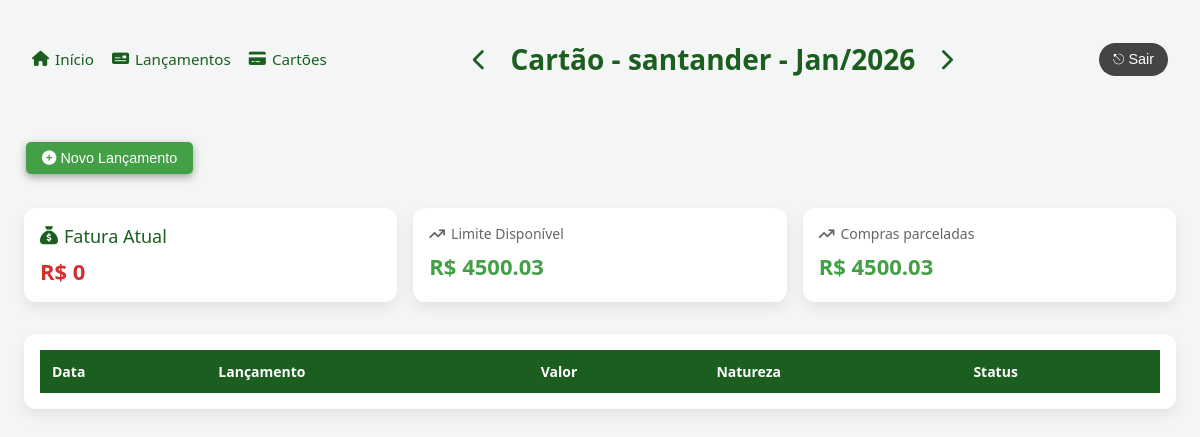
The app's page /cartoes/1/, older data.
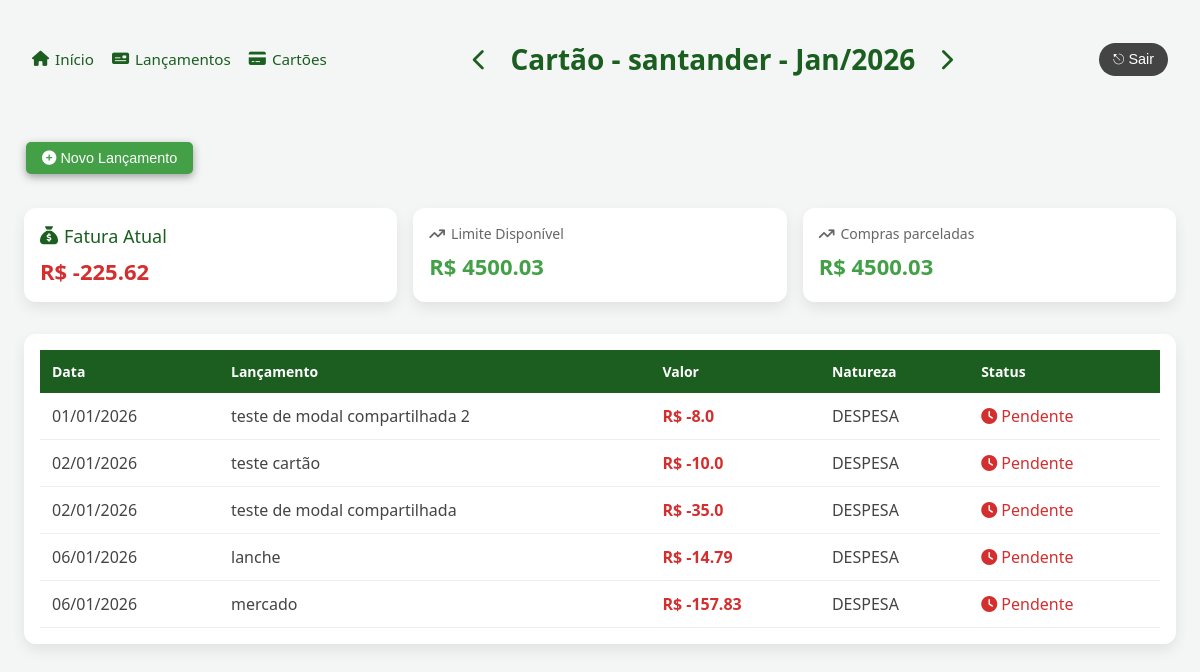
The same page, newer data.
### contas/models/cartao.py (models this page shows, shortened)
class Cartao(models.Model):
    descricao = models.CharField(max_length=70)
    limite = models.FloatField()
    fechamento = models.IntegerField()
    vencimento = models.IntegerField()
    dt_criacao = models.DateTimeField(auto_now=True)
    dt_update = models.DateTimeField(auto_now=True)
    class Meta:
        verbose_name_plural = 'Cartoes'

### contas/models/lancamento.py (models this page shows, shortened)
class Lancamento(models.Model):
    descricao = models.CharField(max_length=70)
    data = models.DateField()
    valor = models.FloatField()
    pago = models.BooleanField(default=False)
    fatura = models.ForeignKey(
        'contas.Fatura',
        on_delete=models.CASCADE, null=True,
        blank=True
        )
    dt_criacao = models.DateTimeField(auto_now=True)
    dt_update = models.DateTimeField(auto_now=True)
    class Natureza(models.TextChoices):
        DESPESA = 'DESPESA', 'Despesa'
        RECEITA = 'RECEITA', 'Receita'
    natureza = models.CharField(
        max_length=10,
        choices=Natureza.choices,
        default=Natureza.DESPESA
    )
    class Meta:
        ordering = ['data']

### contas/views/cartoes.py (the view)
# urls.py: path('cartoes/<int:pk>/', cartoes.show, name='cartao_show_path'),
def show(request, pk):
    hoje = date.today()
    mes = request.GET.get('mes')
    ano = request.GET.get('ano')
    cartao = Cartao.objects.get(pk =pk)
    competencia = competencia_service.obter_ou_criar_competencia(
            mes=int(mes) if mes else hoje.month,
            ano=int(ano) if ano else hoje.year
        )
    fatura = fatura_service.obter_ou_criar_fatura(
        cartao=cartao,
        competencia=competencia
    )
    lancamentos = Lancamento.objects.filter(
        fatura = fatura
    )
    total_fatura = fatura_service.total_fatura(fatura)
    return render(request, 'contas/cartao.html', {
        'cartao': cartao,
        'fatura': fatura,
        'lancamentos': lancamentos,
        'total_fatura': total_fatura,
        'form_action': "cartao_lancamento_create_path",
        'anterior': competencia_service.anterior(mes, ano),
        'proximo': competencia_service.proximo(mes, ano),
        'path': reverse('cartao_show_path', args=[cartao.id]),
        'pk': cartao.id,
        'titulo': f"Cartão - { cartao.descricao } - { competencia.mes_nome() }/{ competencia.ano }",
        'titulo_tem_setas': True
    })

### contas/models/competencia.py (called while the page is built)
    def mes_nome(self):
        MESES = [
            '', 'Jan', 'Fev', 'Mar', 'Abr', 'Mai', 'Jun',
            'Jul', 'Ago', 'Set', 'Out', 'Nov', 'Dez'
        ]
        return MESES[self.mes]

### contas/services/competencia_service.py (called while the page is built)
def obter_ou_criar_competencia(mes=None, ano=None):
    hoje = date.today()
    mes = mes or hoje.month
    ano = ano or hoje.year
    competencia, _ = Competencia.objects.get_or_create(
        mes=mes,
        ano=ano
    )
    return competencia

def anterior(mes, ano):
    atual = obter_ou_criar_competencia(mes, ano)
    if atual.mes == 1:
        novo_mes = 12
        novo_ano = atual.ano - 1
    else:
        novo_mes = atual.mes - 1
        novo_ano = atual.ano
    return {
        "mes": novo_mes,
        "ano": novo_ano
    }

def proximo(mes, ano):
    atual = obter_ou_criar_competencia(mes, ano)
    if atual.mes == 12:
        novo_mes = 1
        novo_ano = atual.ano + 1
    else:
        novo_mes =  atual.mes + 1
        novo_ano = atual.ano
    return {
        "mes": novo_mes,
        "ano": novo_ano
    }

def soma_lancamentos(lancamentos):
    soma = 0
    for l in lancamentos:
        soma += l.valor
    return soma

### contas/services/fatura_service.py (called while the page is built)
def obter_ou_criar_fatura(cartao, competencia):
    fatura, created = Fatura.objects.get_or_create(
        cartao=cartao,
        competencia=competencia
    )
    return fatura

def get_despesas_fatura(fatura):
    lancamentos = lancamento_service.get_despesas_competencia(fatura.competencia)
    lancamentos_fatura = lancamentos.filter(
        fatura = fatura
    )
    return competencia_service.soma_lancamentos(lancamentos_fatura)

def get_receitas_fatura(fatura):
    lancamentos = lancamento_service.get_receitas_competencia(fatura.competencia)
    lancamentos_fatura = lancamentos.filter(
        fatura = fatura
    )
    return competencia_service.soma_lancamentos(lancamentos_fatura)

def total_fatura(fatura):
    return get_receitas_fatura(fatura) - get_despesas_fatura(fatura)

### contas/services/lancamento_service.py (called while the page is built)
def get_lancamentos(competencia):
    return Lancamento.objects.filter(
            data__month = competencia.mes,
            data__year = competencia.ano)

def get_despesas_competencia(competencia):
    return get_lancamentos(competencia).filter(natureza = Lancamento.Natureza.DESPESA)

def get_receitas_competencia(competencia):
    return get_lancamentos(competencia).filter(natureza = Lancamento.Natureza.RECEITA)

### contas/templates/contas/cartao.html (shortened to what this page needs)
{% load static %}
<!DOCTYPE html>
<html lang="pt-br">
<head>
    <link rel="stylesheet"
          href="https://cdnjs.cloudflare.com/ajax/libs/font-awesome/6.5.1/css/all.min.css"/>
    <link rel="stylesheet" href="{% static 'contas/app.css' %}">
</head>
<body>
<div class="header">
    {% include "contas/shared/_menu.html" %}
    {% include "contas/shared/_competencia.html" %}
    <div class="login">
        <button class="logout-btn">
            ⎋ Sair
        </button>
    </div>
</div>
 <div class="acoes">
    <button class="add-lancamento-btn" onclick="openModal()">
        <i class="fa-solid fa-circle-plus"></i> Novo Lançamento
    </button>
</div>
<div class="cards">
    <div class="card saldo">
        <h3><i class="fa-solid fa-sack-dollar"></i> Fatura Atual</h3>
        <p class="despesa">R$ {{ total_fatura }}</p>
    </div>
    <div class="card">
        <h3><i class="fa-solid fa-arrow-trend-up"></i> Limite Disponível</h3>
        <p class="receita">R$ {{ cartao.limite }}</p>
    </div>
    <div class="card">
        <h3><i class="fa-solid fa-arrow-trend-up"></i> Compras parceladas</h3>
        <p class="receita">R$ {{ cartao.limite }}</p>
    </div>
</div>
<div class="table-container">
    <table>
        <thead>
            <tr>
                <th>Data</th>
                <th>Lançamento</th>
                <th>Valor</th>
                <th>Natureza</th>
                <th>Status</th>
            </tr>
        </thead>
        <tbody>
        {% for l in lancamentos %}
            <tr>
                <td>{{ l.data|date:"d/m/Y" }}</td>
                <td>{{ l.descricao }}</td>
                <td class="valor"> {% if l.natureza == "DESPESA" %}
                                        <span class="despesa">R$ -{{ l.valor }}</span>
                                    {% else %}
                                        <span class="receita"></span>R$ {{ l.valor }}</span>
                                    {% endif %}</td>
                <td>{{ l.natureza }}</td>
                <td>
                    {% if l.pago %}
                        <span class="pago">
                            <i class="fa-solid fa-check"></i> Pago
                        </span>
                    {% else %}
                        <span class="nao-pago">
                            <i class="fa-solid fa-clock"></i> Pendente
                        </span>
                    {% endif %}
                </td>
            </tr>
        {% endfor %}
        </tbody>
    </table>
</div>
</body>
</html>

### contas/templates/contas/shared/_menu.html
    <nav id="navLinks" class="nav-links">
        <a href="{% url 'home_path' %}"><i class="fa-solid fa-house"></i> Início</a>
        <a href="{% url 'home_path' %}"><i class="fa-solid fa-money-check"></i> Lançamentos</a>
        <a href="{% url 'cartoes_path' %}"><i class="fa-solid fa-credit-card"></i> Cartões</a>
    </nav>

### contas/templates/contas/shared/_competencia.html
    <div class="competencia">
        <a href="{{ path }}?mes={{ anterior.mes }}&ano={{ anterior.ano }}">
            {% if titulo_tem_setas %}
                <i class="fa-solid fa-chevron-left"></i>
            {% endif %}
        </a>
        <h1 id="titulo">{{ titulo }}
        </h1>
        <a href="{{ path }}?mes={{ proximo.mes }}&ano={{ proximo.ano }}">
            {% if titulo_tem_setas %}
                <i class="fa-solid fa-chevron-right"></i>
            {% endif %}
        </a>
    </div>

### contas/static/contas/app.css (style rules this page uses)
:root { --verde-principal: #1b5e20; --verde-claro: #43a047; --verde-agua: #66bb6a; --amarelo: #fbc02d; --cinza-bg: #f4f6f5; --cinza-texto: #444; --cinza-texto-hover: #636363; --cinza-shadow: #9e9e9e; --branco: #ffffff; }
body { font-family: system-ui, -apple-system, BlinkMacSystemFont, sans-serif; background: var(--cinza-bg); margin: 0; padding: 24px; color: var(--cinza-texto); }
.header { display: grid; grid-template-columns: auto 1fr auto; align-items: center; padding: 16px 8px; margin-bottom: 32px; }
.menu, .login { display: flex; align-items: center; gap: 12px; }
.competencia { display: flex; align-items: center; justify-content: center; gap: 24px; }
.competencia a { color: var(--verde-principal); font-size: 22px; text-decoration: none; }
.competencia h1 { margin: 0; font-size: 28px; color: var(--verde-principal); font-weight: 600; }
.logout-btn { background-color: var(--cinza-texto); color: white; border: none; padding: 8px 14px; border-radius: 20px; cursor: pointer; font-size: 0.9rem; }
.acoes { display: flex; align-items: left; justify-content: left; padding: 16px 16px 16px 2px; gap: 24px; }
.add-lancamento-btn { background-color: var(--verde-claro); color: white; border: none; border-radius: 5px; box-shadow: 0 3px 8px var(--cinza-shadow); padding: 8px 16px; margin-bottom: 18px; cursor: pointer; font-size: 0.9rem; }
.cards { display: grid; grid-template-columns: repeat(auto-fit, minmax(220px, 1fr)); gap: 16px; margin-bottom: 32px; }
.card { background: var(--branco); border-radius: 12px; padding: 16px; box-shadow: 0 6px 14px rgba(0,0,0,.08); }
.card h3 { margin: 0 0 8px; font-size: 14px; font-weight: 500; color: #666; display: flex; align-items: center; gap: 6px; }
.card p { margin: 0; font-size: 22px; font-weight: 600; }
.saldo h3 { font-size: 18px; color: #1b5e20; }
.receita { color: var(--verde-claro); }
.despesa { color: #d32f2f; }
.table-container { background: var(--branco); border-radius: 12px; padding: 16px; box-shadow: 0 6px 14px rgba(0,0,0,.08); }
table { width: 100%; border-collapse: collapse; }
thead { background: var(--verde-principal); color: var(--branco); }
th, td { padding: 12px; text-align: left; }
th { font-size: 14px; font-weight: 600; }
tbody tr { border-bottom: 1px solid #eee; }
.valor { font-weight: 600; }
.pago, .receita { color: var(--verde-claro); }
.nao-pago, .despesa { color: #d32f2f; }
.nav-links { display: flex; gap: 18px; }
.nav-links a { display: flex; align-items: center; gap: 6px; text-decoration: none; color: var(--verde-principal); font-weight: 500; font-size: 0.95rem; }

Row changes from the older to the newer data that the page shows:
added Lancamento: data "01/01/2026", descricao "teste de modal compartilhada 2", valor "8.0", natureza "DESPESA", pago False (drawn)
added Lancamento: data "02/01/2026", descricao "teste cartão", valor "10.0", natureza "DESPESA", pago False (drawn)
added Lancamento: data "02/01/2026", descricao "teste de modal compartilhada", valor "35.0", natureza "DESPESA", pago False (drawn)
added Lancamento: data "06/01/2026", descricao "lanche", valor "14.79", natureza "DESPESA", pago False (drawn)
added Lancamento: data "06/01/2026", descricao "mercado", valor "157.83", natureza "DESPESA", pago False (drawn)
Text that changed along with them:
{{ total_fatura }}: "0" → "-225.62"
